Frame 1 (no input): blank canvas, image omitted
Frame 60 (no input): blank canvas, image omitted
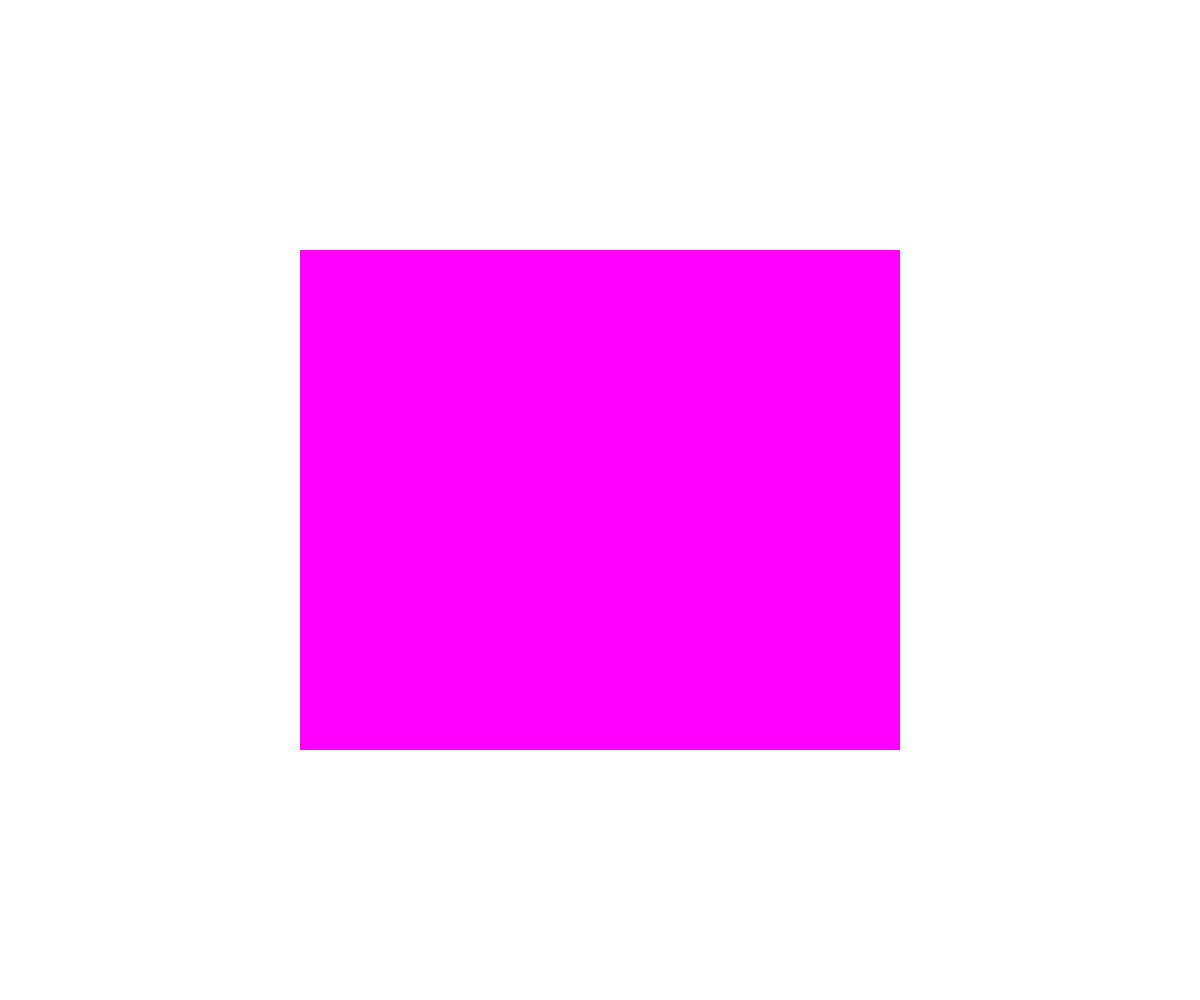
Frame 120 (the mouse pressed at the canvas centre since frame 60)

The p5.js sketch whose frames 1 and 60 were blank and that drew this single picture after the mouse press (run headless with seeded random() and noise() and a simulated clock; from frame 60 on, the mouse is pressed at the canvas centre):

// p5.js sketch
// ── sketch.js
// https://editor.p5js.org/jht9629-nyu/sketches/a-eGj5GxX
// mouse rect

function setup() {
  createCanvas(windowWidth, windowHeight);
}

function draw() {
  background(220, 1);
  noStroke();
  fill(mouseX, 0, mouseY);
  rect(width / 2 - mouseX / 2, height / 2 - mouseY / 2, mouseX, mouseY);
}
